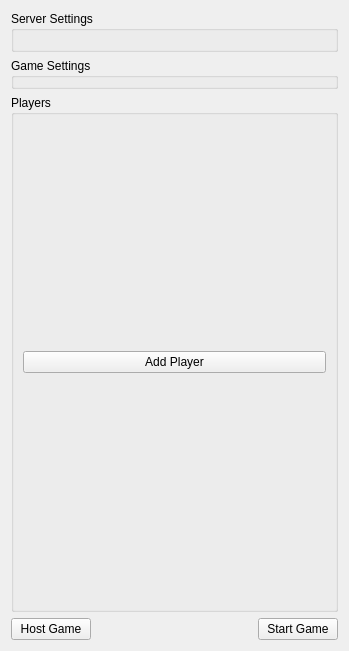
<?xml version="1.0" encoding="UTF-8"?>
<ui version="4.0">
 <class>Form</class>
 <widget class="QWidget" name="Form">
  <property name="geometry">
   <rect>
    <x>0</x>
    <y>0</y>
    <width>349</width>
    <height>651</height>
   </rect>
  </property>
  <property name="windowTitle">
   <string>Play Game</string>
  </property>
  <layout class="QVBoxLayout" name="verticalLayout" stretch="0,0,1,0">
   <item>
    <widget class="QGroupBox" name="groupBox_serverSettings">
     <property name="title">
      <string>Server Settings</string>
     </property>
     <layout class="QHBoxLayout" name="horizontalLayout_2"/>
    </widget>
   </item>
   <item>
    <widget class="QGroupBox" name="groupBox_gameSettings">
     <property name="title">
      <string>Game Settings</string>
     </property>
    </widget>
   </item>
   <item>
    <widget class="QGroupBox" name="groupBox_players">
     <property name="title">
      <string>Players</string>
     </property>
     <layout class="QVBoxLayout" name="verticalLayout_2">
      <item>
       <widget class="QStackedWidget" name="stackedWidget">
        <property name="currentIndex">
         <number>0</number>
        </property>
        <widget class="QWidget" name="page_local">
         <layout class="QVBoxLayout" name="verticalLayout_4">
          <property name="leftMargin">
           <number>0</number>
          </property>
          <property name="topMargin">
           <number>0</number>
          </property>
          <property name="rightMargin">
           <number>0</number>
          </property>
          <property name="bottomMargin">
           <number>0</number>
          </property>
          <item>
           <widget class="QPushButton" name="button_addPlayer">
            <property name="text">
             <string>Add Player</string>
            </property>
           </widget>
          </item>
         </layout>
        </widget>
        <widget class="QWidget" name="page_server">
         <layout class="QVBoxLayout" name="verticalLayout_3">
          <property name="leftMargin">
           <number>0</number>
          </property>
          <property name="topMargin">
           <number>0</number>
          </property>
          <property name="rightMargin">
           <number>0</number>
          </property>
          <property name="bottomMargin">
           <number>0</number>
          </property>
          <item>
           <widget class="QWidget" name="widget_buttons" native="true">
            <layout class="QVBoxLayout" name="verticalLayout_5">
             <property name="leftMargin">
              <number>0</number>
             </property>
             <property name="topMargin">
              <number>0</number>
             </property>
             <property name="rightMargin">
              <number>0</number>
             </property>
             <property name="bottomMargin">
              <number>0</number>
             </property>
             <item>
              <widget class="QLabel" name="label_error">
               <property name="text">
                <string>Error</string>
               </property>
              </widget>
             </item>
            </layout>
           </widget>
          </item>
         </layout>
        </widget>
       </widget>
      </item>
     </layout>
    </widget>
   </item>
   <item>
    <widget class="QWidget" name="widget" native="true">
     <layout class="QHBoxLayout" name="horizontalLayout">
      <property name="leftMargin">
       <number>0</number>
      </property>
      <property name="topMargin">
       <number>0</number>
      </property>
      <property name="rightMargin">
       <number>0</number>
      </property>
      <property name="bottomMargin">
       <number>0</number>
      </property>
      <item>
       <widget class="QPushButton" name="button_host">
        <property name="text">
         <string>Host Game</string>
        </property>
        <property name="checkable">
         <bool>true</bool>
        </property>
       </widget>
      </item>
      <item>
       <spacer name="horizontalSpacer">
        <property name="orientation">
         <enum>Qt::Horizontal</enum>
        </property>
        <property name="sizeHint" stdset="0">
         <size>
          <width>40</width>
          <height>20</height>
         </size>
        </property>
       </spacer>
      </item>
      <item>
       <widget class="QPushButton" name="button_start">
        <property name="text">
         <string>Start Game</string>
        </property>
       </widget>
      </item>
     </layout>
    </widget>
   </item>
  </layout>
 </widget>
 <resources/>
 <connections/>
</ui>
